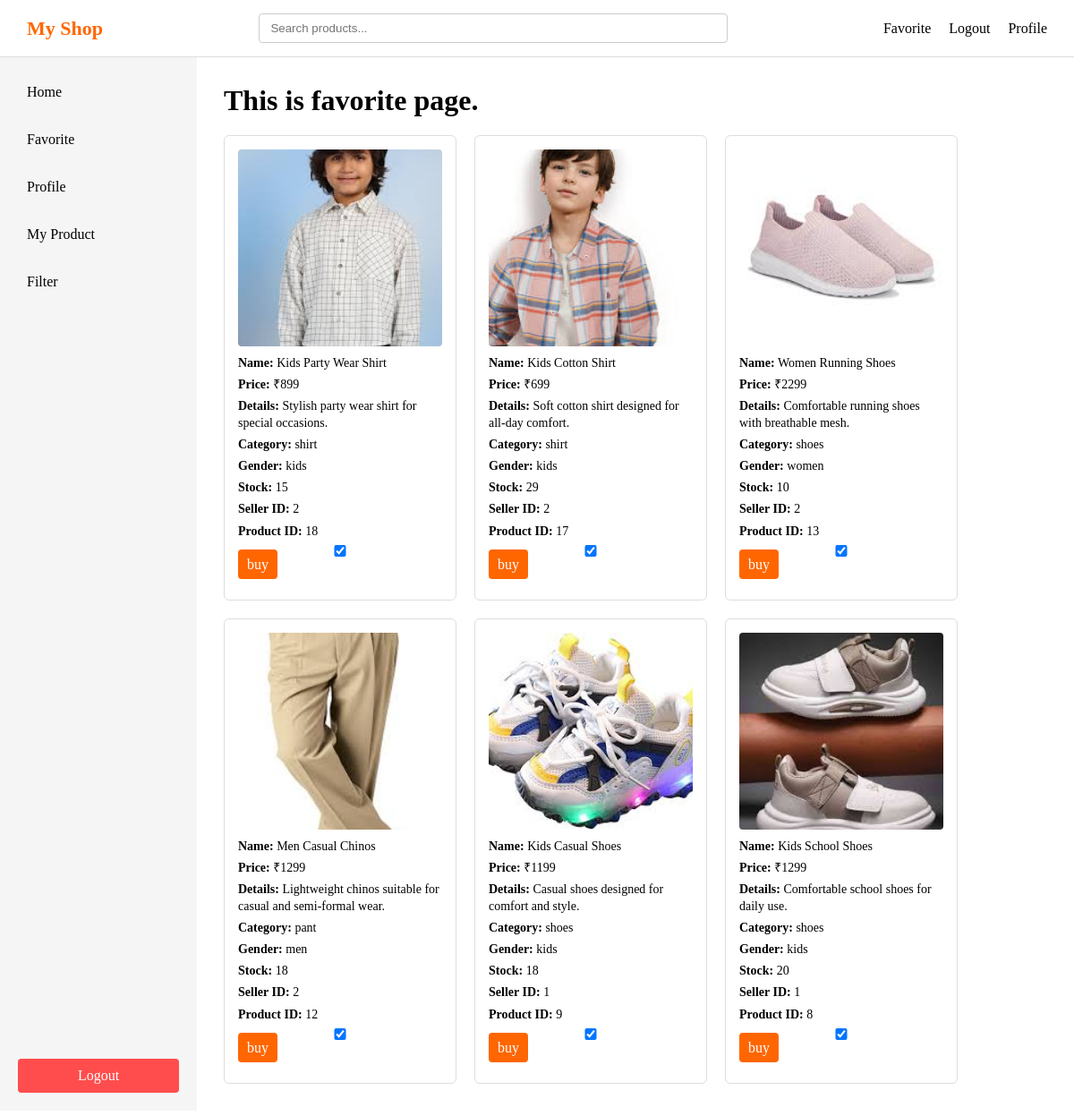
The app's page /favorite (signed in) with its own data.
### app/models/product.py (models this page shows)
class Product(db.Model):
    id=db.Column(db.Integer, primary_key = True)
    product_name = db.Column(db.String(100))
    product_price= db.Column(db.Integer)
    product_image= db.Column(db.String(200))
    product_details = db.Column(db.Text)
    product_category = db.Column(db.String(100))
    product_gender= db.Column(db.String(20))
    product_stock= db.Column(db.Integer)
    status = db.Column(db.String(10),nullable=False,default='active')
    seller_id = db.Column(db.Integer, db.ForeignKey('user.id'))

### app/interaction/routes.py (the view)
@interaction_bp.route('/favorite',methods=['POST','GET'])
def favorite():
    if 'user' not in session:
        return redirect(url_for('auth.login'))
    username = session.get('user')
    user = User.query.filter_by(username= username).first()
    query = (db.session.query(Product).join(UserProduct, Product.id == UserProduct.product_id).filter(UserProduct.user_id == user.id))
    products = query.order_by(Product.id.desc()).all()
    liked_products = [ up.product_id for up in UserProduct.query.filter_by(user_id=user.id).all()]
    return render_template('favorite.html', user = user , products = products , liked_products = liked_products)

### app/templates/favorite.html (shortened to what this page needs)
<!DOCTYPE html>
<html lang="en">
<head>
    <link rel="stylesheet" href="{{ url_for('static', filename='style.css') }}">
</head>
<body>
    <div class="header">
        <div class="logo">My Shop</div>
        <div class="searchbar" id="searchbar">
            <input type="text" id="search" placeholder="Search products..." />
        </div>
        <div class="right">
            <div class="favorite"><a href="/favorite">Favorite</a></div>
            <div class="logout"><a href="/logout">Logout</a></div>
            <div class="profile"><a href="/profile">Profile</a></div>
        </div>
    </div>
    <div class="layout">
        <div class="sidebar">
            <div class="top">
                <div class="home" id="sidebar-home">Home</div>
                <div class="favorite" id="sidebar-favorite">Favorite</div>
                <div class="profile" id="sidebar-profile">Profile</div>
                {% if user.user_type == 's' %}
                <div class="my_product" id="sidebar-myproduct">My Product</div>
                {% endif %}
                <div class="filter" id="sidebar-filter">Filter</div>
            </div>
            <div class="logout" id="sidebar-logout">Logout</div>
        </div>
        <div class="main">
            <h1>This is favorite page.</h1>
            {% if products %}
            <div class="products">
                {% for product in products %}
                <div class="product-card">
                    <img src="{{ url_for('static', filename='uploads/' + product.product_image) }}">
                    <p><strong>Name:</strong> {{ product.product_name }}</p>
                    <p><strong>Price:</strong> ₹{{ product.product_price }}</p>
                    <p><strong>Details:</strong> {{ product.product_details }}</p>
                    <p><strong>Category:</strong> {{ product.product_category }}</p>
                    <p><strong>Gender:</strong> {{ product.product_gender }}</p>
                    <p><strong>Stock:</strong> {{ product.product_stock }}</p>
                    <p><strong>Seller ID:</strong> {{ product.seller_id }}</p>
                    <p><strong>Product ID:</strong> {{ product.id }}</p>
                    <input type="checkbox" class="like-checkbox" data-product-id="{{ product.id }}" {% if product.id in
                        liked_products %} checked {% endif %}>
                    <div class="buybutton">
                        <a href="{{ url_for('payment.buyButton', product_id=product.id) }}">buy</a>
                    </div>
                </div>
                {% endfor %}
            </div>
            {% endif %}
        </div>
    </div>
</body>
</html>

### app/static/style.css (style rules this page uses)
* { margin: 0; padding: 0; box-sizing: border-box; }
.header { display: flex; align-items: center; justify-content: space-between; padding: 15px 30px; background-color: #ffffff; border-bottom: 1px solid #ddd; width: 100%; }
.logo { font-size: 22px; font-weight: bold; color: #ff6600; white-space: nowrap; }
.searchbar { flex: 1; display: flex; justify-content: center; }
.searchbar input { width: 60%; min-width: 250px; padding: 8px 12px; border: 1px solid #ccc; border-radius: 4px; }
.right { display: flex; align-items: center; gap: 20px; white-space: nowrap; }
.right a, .right div { text-decoration: none; color: #000; cursor: pointer; font-weight: 500; }
.layout { display: flex; height: calc(100vh - 70px); }
.sidebar { width: 220px; height: 100%; background-color: #f5f5f5; padding: 20px; display: flex; flex-direction: column; }
.sidebar .top { flex: 1; overflow-y: auto; display: flex; flex-direction: column; gap: 15px; }
.sidebar .top div { padding: 10px; cursor: pointer; border-radius: 4px; }
.sidebar .logout { padding: 10px; background-color: #ff4d4d; color: white; text-align: center; border-radius: 4px; cursor: pointer; flex-shrink: 0; }
.main { flex: 1; padding: 30px; background-color: #ffffff; overflow-y: auto; }
.products { display: grid; grid-template-columns: repeat(auto-fill, 260px); gap: 20px; margin-top: 20px; }
.products > div { width: 260px; height: 520px; border: 1px solid #ddd; border-radius: 6px; padding: 15px; background-color: #fff; display: flex; flex-direction: column; overflow: hidden; }
.products img { width: 100%; height: 220px; object-fit: cover; border-radius: 4px; margin-bottom: 10px; }
.products p { font-size: 14px; margin-bottom: 6px; line-height: 1.3; }
.buybutton a, .products button { margin-top: auto; padding: 8px 10px; border-radius: 4px; text-align: center; background-color: #ff6600; color: white; text-decoration: none; border: none; cursor: pointer; }

### records on screen
Product: product_image (picture), product_name "Kids Party Wear Shirt", product_price "899", product_details "Stylish party wear shirt for special occasions.", product_category "shirt", product_gender "kids", product_stock "15", seller_id "2", id "18", id "☑"
Product: product_image (picture), product_name "Kids Cotton Shirt", product_price "699", product_details "Soft cotton shirt designed for all-day comfort.", product_category "shirt", product_gender "kids", product_stock "29", seller_id "2", id "17", id "☑"
Product: product_image (picture), product_name "Women Running Shoes", product_price "2299", product_details "Comfortable running shoes with breathable mesh.", product_category "shoes", product_gender "women", product_stock "10", seller_id "2", id "13", id "☑"
Product: product_image (picture), product_name "Men Casual Chinos", product_price "1299", product_details "Lightweight chinos suitable for casual and semi-formal wear.", product_category "pant", product_gender "men", product_stock "18", seller_id "2", id "12", id "☑"
Product: product_image (picture), product_name "Kids Casual Shoes", product_price "1199", product_details "Casual shoes designed for comfort and style.", product_category "shoes", product_gender "kids", product_stock "18", seller_id "1", id "9", id "☑"
Product: product_image (picture), product_name "Kids School Shoes", product_price "1299", product_details "Comfortable school shoes for daily use.", product_category "shoes", product_gender "kids", product_stock "20", seller_id "1", id "8", id "☑"
